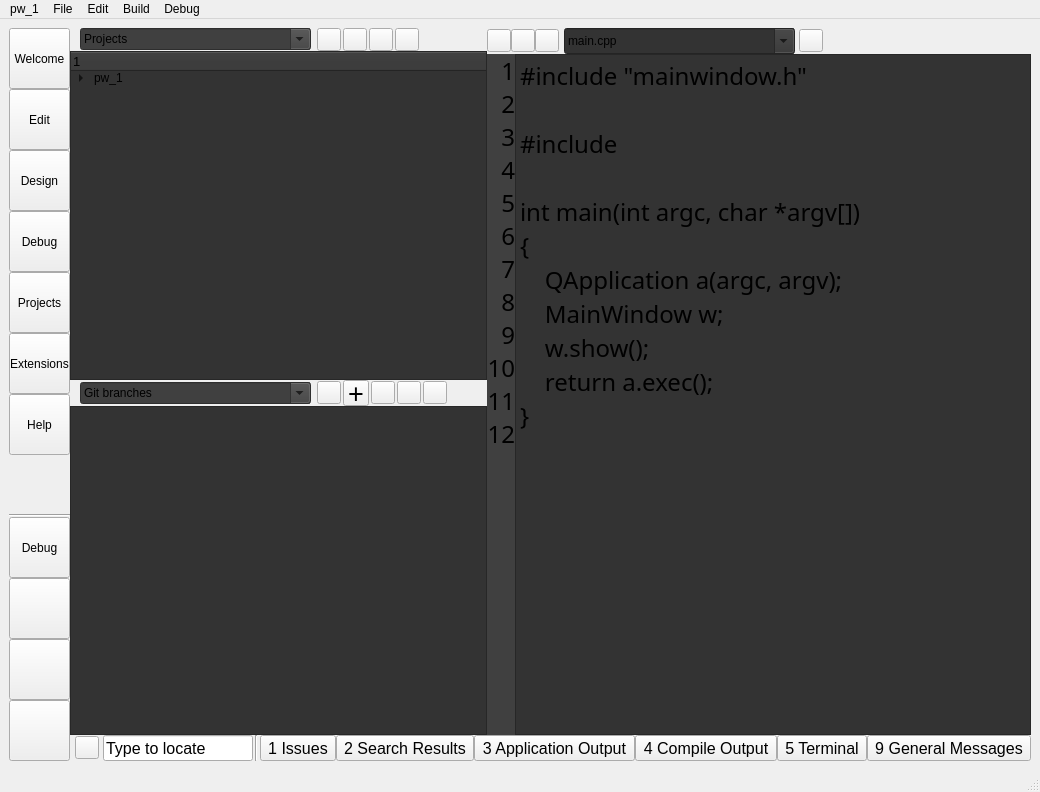
<?xml version="1.0" encoding="UTF-8"?>
<ui version="4.0">
 <class>MainWindow</class>
 <widget class="QMainWindow" name="MainWindow">
  <property name="geometry">
   <rect>
    <x>0</x>
    <y>0</y>
    <width>1037</width>
    <height>792</height>
   </rect>
  </property>
  <property name="windowTitle">
   <string>MainWindow</string>
  </property>
  <widget class="QWidget" name="centralwidget">
   <layout class="QGridLayout" name="gridLayout">
    <item row="0" column="0">
     <layout class="QHBoxLayout" name="horizontalLayout_12">
      <property name="spacing">
       <number>0</number>
      </property>
      <item>
       <layout class="QHBoxLayout" name="horizontalLayout_8">
        <property name="spacing">
         <number>0</number>
        </property>
        <item>
         <layout class="QHBoxLayout" name="horizontalLayout_5" stretch="0">
          <property name="spacing">
           <number>0</number>
          </property>
          <property name="leftMargin">
           <number>0</number>
          </property>
          <property name="topMargin">
           <number>0</number>
          </property>
          <property name="rightMargin">
           <number>0</number>
          </property>
          <property name="bottomMargin">
           <number>0</number>
          </property>
          <item>
           <layout class="QVBoxLayout" name="verticalLayout_3">
            <property name="spacing">
             <number>0</number>
            </property>
            <item>
             <widget class="QToolButton" name="toolButton">
              <property name="minimumSize">
               <size>
                <width>61</width>
                <height>61</height>
               </size>
              </property>
              <property name="text">
               <string>Welcome</string>
              </property>
              <property name="icon">
               <iconset theme="QIcon::ThemeIcon::GoHome"/>
              </property>
              <property name="iconSize">
               <size>
                <width>35</width>
                <height>35</height>
               </size>
              </property>
              <property name="toolButtonStyle">
               <enum>Qt::ToolButtonStyle::ToolButtonTextUnderIcon</enum>
              </property>
             </widget>
            </item>
            <item>
             <widget class="QToolButton" name="toolButton_2">
              <property name="minimumSize">
               <size>
                <width>61</width>
                <height>61</height>
               </size>
              </property>
              <property name="maximumSize">
               <size>
                <width>60</width>
                <height>60</height>
               </size>
              </property>
              <property name="text">
               <string>Edit</string>
              </property>
              <property name="icon">
               <iconset theme="QIcon::ThemeIcon::FormatJustifyCenter"/>
              </property>
              <property name="iconSize">
               <size>
                <width>35</width>
                <height>35</height>
               </size>
              </property>
              <property name="toolButtonStyle">
               <enum>Qt::ToolButtonStyle::ToolButtonTextUnderIcon</enum>
              </property>
             </widget>
            </item>
            <item>
             <widget class="QToolButton" name="toolButton_3">
              <property name="minimumSize">
               <size>
                <width>61</width>
                <height>61</height>
               </size>
              </property>
              <property name="text">
               <string>Design</string>
              </property>
              <property name="icon">
               <iconset theme="QIcon::ThemeIcon::Printer"/>
              </property>
              <property name="iconSize">
               <size>
                <width>35</width>
                <height>35</height>
               </size>
              </property>
              <property name="toolButtonStyle">
               <enum>Qt::ToolButtonStyle::ToolButtonTextUnderIcon</enum>
              </property>
             </widget>
            </item>
            <item>
             <widget class="QToolButton" name="toolButton_7">
              <property name="minimumSize">
               <size>
                <width>61</width>
                <height>61</height>
               </size>
              </property>
              <property name="text">
               <string>Debug</string>
              </property>
              <property name="icon">
               <iconset theme="QIcon::ThemeIcon::InputGaming"/>
              </property>
              <property name="iconSize">
               <size>
                <width>35</width>
                <height>35</height>
               </size>
              </property>
              <property name="toolButtonStyle">
               <enum>Qt::ToolButtonStyle::ToolButtonTextUnderIcon</enum>
              </property>
             </widget>
            </item>
            <item>
             <widget class="QToolButton" name="toolButton_4">
              <property name="minimumSize">
               <size>
                <width>61</width>
                <height>61</height>
               </size>
              </property>
              <property name="text">
               <string>Projects</string>
              </property>
              <property name="icon">
               <iconset theme="QIcon::ThemeIcon::DocumentOpen"/>
              </property>
              <property name="iconSize">
               <size>
                <width>35</width>
                <height>35</height>
               </size>
              </property>
              <property name="toolButtonStyle">
               <enum>Qt::ToolButtonStyle::ToolButtonTextUnderIcon</enum>
              </property>
             </widget>
            </item>
            <item>
             <widget class="QToolButton" name="toolButton_6">
              <property name="minimumSize">
               <size>
                <width>61</width>
                <height>61</height>
               </size>
              </property>
              <property name="maximumSize">
               <size>
                <width>60</width>
                <height>61</height>
               </size>
              </property>
              <property name="text">
               <string>Extensions</string>
              </property>
              <property name="icon">
               <iconset theme="QIcon::ThemeIcon::AddressBookNew"/>
              </property>
              <property name="iconSize">
               <size>
                <width>35</width>
                <height>35</height>
               </size>
              </property>
              <property name="toolButtonStyle">
               <enum>Qt::ToolButtonStyle::ToolButtonTextUnderIcon</enum>
              </property>
             </widget>
            </item>
            <item>
             <widget class="QToolButton" name="toolButton_5">
              <property name="minimumSize">
               <size>
                <width>61</width>
                <height>61</height>
               </size>
              </property>
              <property name="text">
               <string>Help</string>
              </property>
              <property name="icon">
               <iconset theme="QIcon::ThemeIcon::HelpAbout"/>
              </property>
              <property name="iconSize">
               <size>
                <width>35</width>
                <height>35</height>
               </size>
              </property>
              <property name="toolButtonStyle">
               <enum>Qt::ToolButtonStyle::ToolButtonTextUnderIcon</enum>
              </property>
             </widget>
            </item>
            <item>
             <spacer name="verticalSpacer">
              <property name="orientation">
               <enum>Qt::Orientation::Vertical</enum>
              </property>
              <property name="sizeHint" stdset="0">
               <size>
                <width>20</width>
                <height>40</height>
               </size>
              </property>
             </spacer>
            </item>
            <item>
             <widget class="Line" name="line">
              <property name="orientation">
               <enum>Qt::Orientation::Horizontal</enum>
              </property>
             </widget>
            </item>
            <item>
             <widget class="QToolButton" name="toolButton_9">
              <property name="minimumSize">
               <size>
                <width>61</width>
                <height>61</height>
               </size>
              </property>
              <property name="text">
               <string>Debug</string>
              </property>
              <property name="icon">
               <iconset theme="QIcon::ThemeIcon::InputTablet"/>
              </property>
              <property name="iconSize">
               <size>
                <width>35</width>
                <height>35</height>
               </size>
              </property>
              <property name="toolButtonStyle">
               <enum>Qt::ToolButtonStyle::ToolButtonTextUnderIcon</enum>
              </property>
             </widget>
            </item>
            <item>
             <widget class="QToolButton" name="toolButton_10">
              <property name="minimumSize">
               <size>
                <width>61</width>
                <height>61</height>
               </size>
              </property>
              <property name="text">
               <string/>
              </property>
              <property name="icon">
               <iconset theme="QIcon::ThemeIcon::MediaPlaybackStart"/>
              </property>
              <property name="iconSize">
               <size>
                <width>35</width>
                <height>35</height>
               </size>
              </property>
              <property name="toolButtonStyle">
               <enum>Qt::ToolButtonStyle::ToolButtonIconOnly</enum>
              </property>
             </widget>
            </item>
            <item>
             <widget class="QToolButton" name="toolButton_8">
              <property name="minimumSize">
               <size>
                <width>61</width>
                <height>61</height>
               </size>
              </property>
              <property name="text">
               <string/>
              </property>
              <property name="icon">
               <iconset theme="QIcon::ThemeIcon::MediaSkipForward"/>
              </property>
              <property name="iconSize">
               <size>
                <width>35</width>
                <height>35</height>
               </size>
              </property>
              <property name="toolButtonStyle">
               <enum>Qt::ToolButtonStyle::ToolButtonIconOnly</enum>
              </property>
             </widget>
            </item>
            <item>
             <widget class="QToolButton" name="toolButton_11">
              <property name="minimumSize">
               <size>
                <width>61</width>
                <height>61</height>
               </size>
              </property>
              <property name="text">
               <string/>
              </property>
              <property name="icon">
               <iconset theme="QIcon::ThemeIcon::FormatTextBold"/>
              </property>
              <property name="iconSize">
               <size>
                <width>35</width>
                <height>35</height>
               </size>
              </property>
              <property name="toolButtonStyle">
               <enum>Qt::ToolButtonStyle::ToolButtonIconOnly</enum>
              </property>
             </widget>
            </item>
           </layout>
          </item>
         </layout>
        </item>
       </layout>
      </item>
      <item>
       <layout class="QVBoxLayout" name="verticalLayout_6">
        <property name="spacing">
         <number>0</number>
        </property>
        <item>
         <layout class="QHBoxLayout" name="horizontalLayout_11" stretch="0,1">
          <property name="spacing">
           <number>0</number>
          </property>
          <item>
           <layout class="QHBoxLayout" name="horizontalLayout_7" stretch="0">
            <property name="spacing">
             <number>0</number>
            </property>
            <item>
             <layout class="QVBoxLayout" name="verticalLayout_4">
              <property name="spacing">
               <number>0</number>
              </property>
              <item>
               <layout class="QVBoxLayout" name="verticalLayout_2">
                <property name="spacing">
                 <number>0</number>
                </property>
                <item>
                 <layout class="QHBoxLayout" name="horizontalLayout_4">
                  <property name="spacing">
                   <number>0</number>
                  </property>
                  <item>
                   <layout class="QVBoxLayout" name="verticalLayout" stretch="0,0,0,0">
                    <property name="spacing">
                     <number>0</number>
                    </property>
                    <item>
                     <layout class="QHBoxLayout" name="horizontalLayout">
                      <property name="spacing">
                       <number>2</number>
                      </property>
                      <property name="leftMargin">
                       <number>10</number>
                      </property>
                      <item>
                       <widget class="QFontComboBox" name="fontComboBox">
                        <property name="styleSheet">
                         <string notr="true">background-color: rgb(64, 64, 64)</string>
                        </property>
                        <property name="currentText">
                         <string>Projects</string>
                        </property>
                       </widget>
                      </item>
                      <item>
                       <spacer name="horizontalSpacer_3">
                        <property name="orientation">
                         <enum>Qt::Orientation::Horizontal</enum>
                        </property>
                        <property name="sizeType">
                         <enum>QSizePolicy::Policy::Fixed</enum>
                        </property>
                        <property name="sizeHint" stdset="0">
                         <size>
                          <width>4</width>
                          <height>20</height>
                         </size>
                        </property>
                       </spacer>
                      </item>
                      <item>
                       <widget class="QToolButton" name="toolButton_15">
                        <property name="text">
                         <string/>
                        </property>
                        <property name="icon">
                         <iconset theme="QIcon::ThemeIcon::ViewRestore"/>
                        </property>
                       </widget>
                      </item>
                      <item>
                       <widget class="QToolButton" name="toolButton_13">
                        <property name="text">
                         <string/>
                        </property>
                        <property name="icon">
                         <iconset theme="QIcon::ThemeIcon::InsertLink"/>
                        </property>
                       </widget>
                      </item>
                      <item>
                       <widget class="QToolButton" name="toolButton_14">
                        <property name="text">
                         <string/>
                        </property>
                        <property name="icon">
                         <iconset theme="QIcon::ThemeIcon::ZoomFitBest"/>
                        </property>
                       </widget>
                      </item>
                      <item>
                       <widget class="QToolButton" name="toolButton_12">
                        <property name="text">
                         <string/>
                        </property>
                        <property name="icon">
                         <iconset theme="QIcon::ThemeIcon::GoDown"/>
                        </property>
                       </widget>
                      </item>
                      <item>
                       <spacer name="horizontalSpacer_2">
                        <property name="orientation">
                         <enum>Qt::Orientation::Horizontal</enum>
                        </property>
                        <property name="sizeHint" stdset="0">
                         <size>
                          <width>40</width>
                          <height>20</height>
                         </size>
                        </property>
                       </spacer>
                      </item>
                     </layout>
                    </item>
                    <item>
                     <widget class="QTreeWidget" name="treeWidget">
                      <property name="autoFillBackground">
                       <bool>false</bool>
                      </property>
                      <property name="styleSheet">
                       <string notr="true">background-color: rgb(51, 51, 51)</string>
                      </property>
                      <property name="columnCount">
                       <number>1</number>
                      </property>
                      <column>
                       <property name="text">
                        <string/>
                       </property>
                       <property name="font">
                        <font>
                         <pointsize>10</pointsize>
                        </font>
                       </property>
                       <property name="background">
                        <color>
                         <red>51</red>
                         <green>51</green>
                         <blue>51</blue>
                        </color>
                       </property>
                       <property name="foreground">
                        <brush brushstyle="NoBrush">
                         <color alpha="255">
                          <red>255</red>
                          <green>255</green>
                          <blue>255</blue>
                         </color>
                        </brush>
                       </property>
                      </column>
                      <item>
                       <property name="text">
                        <string>pw_1</string>
                       </property>
                       <property name="foreground">
                        <brush brushstyle="NoBrush">
                         <color alpha="255">
                          <red>255</red>
                          <green>255</green>
                          <blue>255</blue>
                         </color>
                        </brush>
                       </property>
                       <item>
                        <property name="text">
                         <string>pw_1.pro</string>
                        </property>
                       </item>
                       <item>
                        <property name="text">
                         <string>Headers</string>
                        </property>
                        <item>
                         <property name="text">
                          <string>mainwindow.h</string>
                         </property>
                        </item>
                       </item>
                       <item>
                        <property name="text">
                         <string>Sources</string>
                        </property>
                        <item>
                         <property name="text">
                          <string>mainwindow.cpp</string>
                         </property>
                        </item>
                        <item>
                         <property name="text">
                          <string>main.cpp</string>
                         </property>
                        </item>
                       </item>
                       <item>
                        <property name="text">
                         <string>Forms</string>
                        </property>
                        <item>
                         <property name="text">
                          <string>mainwindow.ui</string>
                         </property>
                        </item>
                       </item>
                      </item>
                     </widget>
                    </item>
                    <item>
                     <layout class="QHBoxLayout" name="horizontalLayout_2">
                      <property name="spacing">
                       <number>2</number>
                      </property>
                      <property name="leftMargin">
                       <number>10</number>
                      </property>
                      <item>
                       <widget class="QFontComboBox" name="fontComboBox_2">
                        <property name="minimumSize">
                         <size>
                          <width>0</width>
                          <height>0</height>
                         </size>
                        </property>
                        <property name="styleSheet">
                         <string notr="true">background-color: rgb(64, 64, 64)</string>
                        </property>
                        <property name="currentText">
                         <string>Git branches</string>
                        </property>
                       </widget>
                      </item>
                      <item>
                       <spacer name="horizontalSpacer_4">
                        <property name="orientation">
                         <enum>Qt::Orientation::Horizontal</enum>
                        </property>
                        <property name="sizeType">
                         <enum>QSizePolicy::Policy::Fixed</enum>
                        </property>
                        <property name="sizeHint" stdset="0">
                         <size>
                          <width>4</width>
                          <height>20</height>
                         </size>
                        </property>
                       </spacer>
                      </item>
                      <item>
                       <widget class="QToolButton" name="toolButton_16">
                        <property name="text">
                         <string/>
                        </property>
                        <property name="icon">
                         <iconset theme="QIcon::ThemeIcon::ViewRestore"/>
                        </property>
                       </widget>
                      </item>
                      <item>
                       <widget class="QToolButton" name="toolButton_17">
                        <property name="minimumSize">
                         <size>
                          <width>0</width>
                          <height>0</height>
                         </size>
                        </property>
                        <property name="maximumSize">
                         <size>
                          <width>26</width>
                          <height>26</height>
                         </size>
                        </property>
                        <property name="font">
                         <font>
                          <pointsize>20</pointsize>
                         </font>
                        </property>
                        <property name="text">
                         <string>+</string>
                        </property>
                       </widget>
                      </item>
                      <item>
                       <widget class="QToolButton" name="toolButton_18">
                        <property name="text">
                         <string/>
                        </property>
                        <property name="icon">
                         <iconset theme="QIcon::ThemeIcon::ViewRefresh"/>
                        </property>
                       </widget>
                      </item>
                      <item>
                       <widget class="QToolButton" name="toolButton_19">
                        <property name="text">
                         <string/>
                        </property>
                        <property name="icon">
                         <iconset theme="QIcon::ThemeIcon::FolderNew"/>
                        </property>
                       </widget>
                      </item>
                      <item>
                       <widget class="QToolButton" name="toolButton_20">
                        <property name="text">
                         <string/>
                        </property>
                        <property name="icon">
                         <iconset theme="QIcon::ThemeIcon::WindowClose"/>
                        </property>
                       </widget>
                      </item>
                      <item>
                       <spacer name="horizontalSpacer_5">
                        <property name="orientation">
                         <enum>Qt::Orientation::Horizontal</enum>
                        </property>
                        <property name="sizeHint" stdset="0">
                         <size>
                          <width>40</width>
                          <height>20</height>
                         </size>
                        </property>
                       </spacer>
                      </item>
                     </layout>
                    </item>
                    <item>
                     <widget class="QTreeWidget" name="treeWidget_2">
                      <property name="enabled">
                       <bool>true</bool>
                      </property>
                      <property name="minimumSize">
                       <size>
                        <width>416</width>
                        <height>0</height>
                       </size>
                      </property>
                      <property name="autoFillBackground">
                       <bool>false</bool>
                      </property>
                      <property name="styleSheet">
                       <string notr="true">background-color: rgb(51, 51, 51)</string>
                      </property>
                      <property name="columnCount">
                       <number>0</number>
                      </property>
                     </widget>
                    </item>
                   </layout>
                  </item>
                 </layout>
                </item>
               </layout>
              </item>
             </layout>
            </item>
           </layout>
          </item>
          <item>
           <layout class="QVBoxLayout" name="verticalLayout_5">
            <property name="spacing">
             <number>0</number>
            </property>
            <item>
             <layout class="QHBoxLayout" name="horizontalLayout_3">
              <property name="spacing">
               <number>0</number>
              </property>
              <item>
               <widget class="QToolButton" name="toolButton_21">
                <property name="text">
                 <string/>
                </property>
                <property name="icon">
                 <iconset theme="QIcon::ThemeIcon::GoPrevious"/>
                </property>
               </widget>
              </item>
              <item>
               <widget class="QToolButton" name="toolButton_22">
                <property name="text">
                 <string/>
                </property>
                <property name="icon">
                 <iconset theme="QIcon::ThemeIcon::GoNext"/>
                </property>
               </widget>
              </item>
              <item>
               <widget class="QToolButton" name="toolButton_23">
                <property name="text">
                 <string/>
                </property>
                <property name="icon">
                 <iconset theme="QIcon::ThemeIcon::DialogPassword"/>
                </property>
               </widget>
              </item>
              <item>
               <spacer name="horizontalSpacer_6">
                <property name="orientation">
                 <enum>Qt::Orientation::Horizontal</enum>
                </property>
                <property name="sizeType">
                 <enum>QSizePolicy::Policy::Fixed</enum>
                </property>
                <property name="sizeHint" stdset="0">
                 <size>
                  <width>5</width>
                  <height>20</height>
                 </size>
                </property>
               </spacer>
              </item>
              <item>
               <widget class="QFontComboBox" name="fontComboBox_3">
                <property name="minimumSize">
                 <size>
                  <width>21</width>
                  <height>26</height>
                 </size>
                </property>
                <property name="styleSheet">
                 <string notr="true">background-color: rgb(51, 51, 51)</string>
                </property>
                <property name="currentText">
                 <string>main.cpp</string>
                </property>
               </widget>
              </item>
              <item>
               <spacer name="horizontalSpacer_7">
                <property name="orientation">
                 <enum>Qt::Orientation::Horizontal</enum>
                </property>
                <property name="sizeType">
                 <enum>QSizePolicy::Policy::Fixed</enum>
                </property>
                <property name="sizeHint" stdset="0">
                 <size>
                  <width>4</width>
                  <height>20</height>
                 </size>
                </property>
               </spacer>
              </item>
              <item>
               <widget class="QToolButton" name="toolButton_24">
                <property name="text">
                 <string/>
                </property>
                <property name="icon">
                 <iconset theme="QIcon::ThemeIcon::WindowClose"/>
                </property>
               </widget>
              </item>
              <item>
               <spacer name="horizontalSpacer">
                <property name="orientation">
                 <enum>Qt::Orientation::Horizontal</enum>
                </property>
                <property name="sizeHint" stdset="0">
                 <size>
                  <width>40</width>
                  <height>20</height>
                 </size>
                </property>
               </spacer>
              </item>
             </layout>
            </item>
            <item>
             <layout class="QHBoxLayout" name="horizontalLayout_10">
              <property name="spacing">
               <number>0</number>
              </property>
              <item>
               <widget class="QLabel" name="label">
                <property name="font">
                 <font>
                  <family>Fira Code</family>
                  <pointsize>18</pointsize>
                 </font>
                </property>
                <property name="styleSheet">
                 <string notr="true">background-color: rgb(64, 64, 64)</string>
                </property>
                <property name="frameShape">
                 <enum>QFrame::Shape::NoFrame</enum>
                </property>
                <property name="text">
                 <string>1
2
3
4
5
6
7
8
9
10
11
12</string>
                </property>
                <property name="alignment">
                 <set>Qt::AlignmentFlag::AlignRight|Qt::AlignmentFlag::AlignTop|Qt::AlignmentFlag::AlignTrailing</set>
                </property>
                <property name="margin">
                 <number>5</number>
                </property>
               </widget>
              </item>
              <item>
               <widget class="QPlainTextEdit" name="plainTextEdit">
                <property name="font">
                 <font>
                  <family>Fira Code</family>
                  <pointsize>18</pointsize>
                 </font>
                </property>
                <property name="autoFillBackground">
                 <bool>false</bool>
                </property>
                <property name="styleSheet">
                 <string notr="true">background-color: rgb(51, 51, 51)</string>
                </property>
                <property name="plainText">
                 <string>#include &quot;mainwindow.h&quot;

#include &lt;QApplication&gt;

int main(int argc, char *argv[])
{
    QApplication a(argc, argv);
    MainWindow w;
    w.show();
    return a.exec();
}
</string>
                </property>
               </widget>
              </item>
             </layout>
            </item>
           </layout>
          </item>
         </layout>
        </item>
        <item>
         <layout class="QHBoxLayout" name="horizontalLayout_6">
          <property name="spacing">
           <number>0</number>
          </property>
          <property name="leftMargin">
           <number>5</number>
          </property>
          <item>
           <widget class="QToolButton" name="toolButton_25">
            <property name="text">
             <string/>
            </property>
            <property name="icon">
             <iconset theme="QIcon::ThemeIcon::DocumentSave"/>
            </property>
           </widget>
          </item>
          <item>
           <spacer name="horizontalSpacer_13">
            <property name="orientation">
             <enum>Qt::Orientation::Horizontal</enum>
            </property>
            <property name="sizeType">
             <enum>QSizePolicy::Policy::Fixed</enum>
            </property>
            <property name="sizeHint" stdset="0">
             <size>
              <width>4</width>
              <height>20</height>
             </size>
            </property>
           </spacer>
          </item>
          <item>
           <widget class="QLineEdit" name="lineEdit">
            <property name="sizePolicy">
             <sizepolicy hsizetype="Maximum" vsizetype="Fixed">
              <horstretch>0</horstretch>
              <verstretch>0</verstretch>
             </sizepolicy>
            </property>
            <property name="minimumSize">
             <size>
              <width>150</width>
              <height>26</height>
             </size>
            </property>
            <property name="font">
             <font>
              <pointsize>12</pointsize>
             </font>
            </property>
            <property name="text">
             <string>Type to locate</string>
            </property>
           </widget>
          </item>
          <item>
           <spacer name="horizontalSpacer_14">
            <property name="orientation">
             <enum>Qt::Orientation::Horizontal</enum>
            </property>
            <property name="sizeType">
             <enum>QSizePolicy::Policy::Fixed</enum>
            </property>
            <property name="sizeHint" stdset="0">
             <size>
              <width>2</width>
              <height>20</height>
             </size>
            </property>
           </spacer>
          </item>
          <item>
           <widget class="Line" name="line_2">
            <property name="orientation">
             <enum>Qt::Orientation::Vertical</enum>
            </property>
           </widget>
          </item>
          <item>
           <spacer name="horizontalSpacer_12">
            <property name="orientation">
             <enum>Qt::Orientation::Horizontal</enum>
            </property>
            <property name="sizeType">
             <enum>QSizePolicy::Policy::Fixed</enum>
            </property>
            <property name="sizeHint" stdset="0">
             <size>
              <width>2</width>
              <height>20</height>
             </size>
            </property>
           </spacer>
          </item>
          <item>
           <widget class="QToolButton" name="toolButton_26">
            <property name="font">
             <font>
              <pointsize>12</pointsize>
             </font>
            </property>
            <property name="text">
             <string>1 Issues</string>
            </property>
           </widget>
          </item>
          <item>
           <widget class="QToolButton" name="toolButton_27">
            <property name="font">
             <font>
              <pointsize>12</pointsize>
             </font>
            </property>
            <property name="text">
             <string>2 Search Results</string>
            </property>
           </widget>
          </item>
          <item>
           <widget class="QToolButton" name="toolButton_28">
            <property name="font">
             <font>
              <pointsize>12</pointsize>
             </font>
            </property>
            <property name="text">
             <string>3 Application Output</string>
            </property>
           </widget>
          </item>
          <item>
           <widget class="QToolButton" name="toolButton_29">
            <property name="font">
             <font>
              <pointsize>12</pointsize>
             </font>
            </property>
            <property name="text">
             <string>4 Compile Output</string>
            </property>
           </widget>
          </item>
          <item>
           <widget class="QToolButton" name="toolButton_30">
            <property name="font">
             <font>
              <pointsize>12</pointsize>
             </font>
            </property>
            <property name="text">
             <string>5 Terminal</string>
            </property>
           </widget>
          </item>
          <item>
           <widget class="QToolButton" name="toolButton_31">
            <property name="font">
             <font>
              <pointsize>12</pointsize>
             </font>
            </property>
            <property name="text">
             <string>9 General Messages</string>
            </property>
           </widget>
          </item>
          <item>
           <spacer name="horizontalSpacer_11">
            <property name="orientation">
             <enum>Qt::Orientation::Horizontal</enum>
            </property>
            <property name="sizeHint" stdset="0">
             <size>
              <width>40</width>
              <height>20</height>
             </size>
            </property>
           </spacer>
          </item>
         </layout>
        </item>
       </layout>
      </item>
     </layout>
    </item>
   </layout>
  </widget>
  <widget class="QMenuBar" name="menubar">
   <property name="geometry">
    <rect>
     <x>0</x>
     <y>0</y>
     <width>1037</width>
     <height>24</height>
    </rect>
   </property>
   <widget class="QMenu" name="menupw_1">
    <property name="title">
     <string>pw_1</string>
    </property>
   </widget>
   <widget class="QMenu" name="menufile">
    <property name="title">
     <string>File</string>
    </property>
    <addaction name="separator"/>
    <addaction name="actionfile"/>
   </widget>
   <widget class="QMenu" name="menuedit">
    <property name="title">
     <string>Edit</string>
    </property>
    <addaction name="separator"/>
    <addaction name="actionedit"/>
   </widget>
   <widget class="QMenu" name="menubuild">
    <property name="title">
     <string>Build</string>
    </property>
    <addaction name="separator"/>
    <addaction name="actionbuild"/>
   </widget>
   <widget class="QMenu" name="menudebug">
    <property name="title">
     <string>Debug</string>
    </property>
    <addaction name="separator"/>
    <addaction name="actiondebug"/>
   </widget>
   <addaction name="menupw_1"/>
   <addaction name="menufile"/>
   <addaction name="menuedit"/>
   <addaction name="menubuild"/>
   <addaction name="menudebug"/>
  </widget>
  <widget class="QStatusBar" name="statusbar"/>
  <action name="actionsdfsdf">
   <property name="text">
    <string>sdfsdf</string>
   </property>
  </action>
  <action name="actionsdfsdf_2">
   <property name="text">
    <string>sdfsdf</string>
   </property>
  </action>
  <action name="actionsdfsdfs">
   <property name="text">
    <string>sdfsdfs</string>
   </property>
  </action>
  <action name="actionsdfsdf_3">
   <property name="text">
    <string>sdfsdf</string>
   </property>
  </action>
  <action name="actionfile">
   <property name="text">
    <string>file</string>
   </property>
  </action>
  <action name="actionedit">
   <property name="text">
    <string>edit</string>
   </property>
  </action>
  <action name="actionbuild">
   <property name="text">
    <string>build</string>
   </property>
  </action>
  <action name="actiondebug">
   <property name="text">
    <string>debug</string>
   </property>
  </action>
 </widget>
 <resources/>
 <connections/>
</ui>
